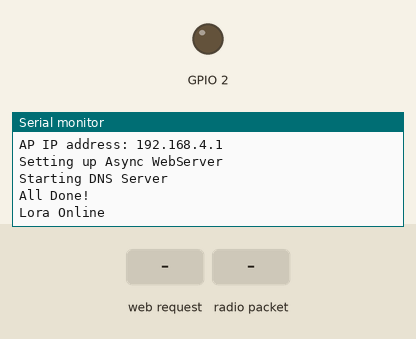
The sketch below on a simulated ESP32. Parts: output pins drawn as LEDs (lit = HIGH), the last lines printed to the serial monitor. Inputs (shaded band) come from the test bench. No radio packets arrive unless stated.

Above: at 1.2 s.
1.3 s: HTTP request GET /update received
At 1.8 s:
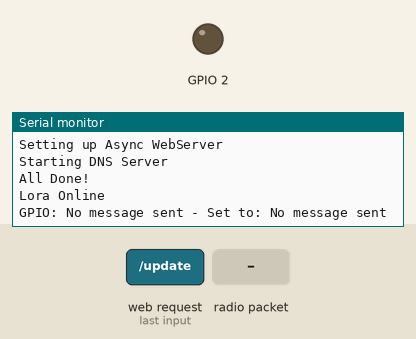
2.8 s: radio packet "BUTTONPLACEHOLDER" arrives
At 4.0 s:
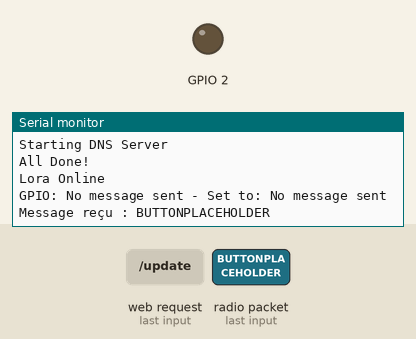
4.3 s: radio packet "5" arrives
At 5.2 s:
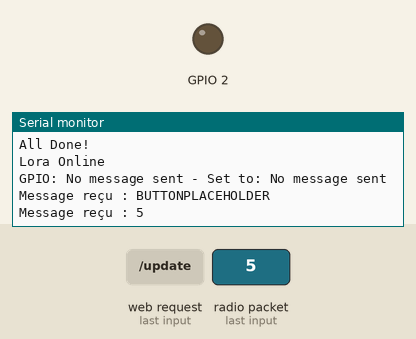

Measured:
- after the input at 1.3 s, the serial monitor: prints a new line at once (image 1)
- after the input at 2.8 s, the serial monitor: prints a new line at once (image 2)
- after the input at 4.3 s, the serial monitor: prints a new line at once (image 3)

The sketch:

Carte_recepteur_1.ino
```cpp
#include <DNSServer.h>
#include <WiFi.h>
#include <AsyncTCP.h>
#include "ESPAsyncWebServer.h"
#include <SPI.h>
#include <LoRa.h>

#define SCK_PIN 5   // Broche pour SCK
#define MISO_PIN 19 // Broche pour MISO
#define MOSI_PIN 27 // Broche pour MOSI
#define SS_PIN 18   // Broche pour SS
#define RST_PIN 14  // Broche pour RST

DNSServer dnsServer;
AsyncWebServer server(80);

String user_name;
String proficiency;
bool name_received = false;
bool proficiency_received = false;

const char* ssid = "Station meteo";
const char* password = "aaaaaaaa";

const char* PARAM_INPUT_1 = "output";
const char* PARAM_INPUT_2 = "state";

//Proto
String processor(const String& var);
String outputState(int output);
void setupServer();


const char index_html[] PROGMEM = R"rawliteral(
<!DOCTYPE HTML><html>
<head>
  <title>ESP Web Server</title>
  <meta name="viewport" content="width=device-width, initial-scale=1">
  <link rel="icon" href="data:,">
  <style>
    html {font-family: Arial; display: inline-block; text-align: center;}
    h2 {font-size: 3.0rem;}
    p {font-size: 3.0rem;}
    body {max-width: 600px; margin:0px auto; padding-bottom: 25px;}
    .switch {position: relative; display: inline-block; width: 120px; height: 68px}
    .switch input {display: none}
    .slider {position: absolute; top: 0; left: 0; right: 0; bottom: 0; background-color: #ccc; border-radius: 6px}
    .slider:before {position: absolute; content: ""; height: 52px; width: 52px; left: 8px; bottom: 8px; background-color: #fff; -webkit-transition: .4s; transition: .4s; border-radius: 3px}
    input:checked+.slider {background-color: #b30000}
    input:checked+.slider:before {-webkit-transform: translateX(52px); -ms-transform: translateX(52px); transform: translateX(52px)}
  </style>
</head>
<body>
  <h2>ESP Web Server</h2>
  %BUTTONPLACEHOLDER%
<script>function toggleCheckbox(element) {
  var xhr = new XMLHttpRequest();
  if(element.checked){ xhr.open("GET", "/update?output="+element.id+"&state=1", true); }
  else { xhr.open("GET", "/update?output="+element.id+"&state=0", true); }
  xhr.send();
}
</script>
</body>
</html>
)rawliteral";

class CaptiveRequestHandler : public AsyncWebHandler {
public:
  CaptiveRequestHandler() {}
  virtual ~CaptiveRequestHandler() {}

  bool canHandle(AsyncWebServerRequest *request){
    //request->addInterestingHeader("ANY");
    return true;
  }

  void handleRequest(AsyncWebServerRequest *request) {
    request->send_P(200, "text/html", index_html, processor);
  }
};


void setup(){
  // Serial port for debugging purposes
  Serial.begin(115200);

  pinMode(2, OUTPUT);
  digitalWrite(2, LOW);
  Serial.println("Setting up AP Mode");
  WiFi.mode(WIFI_AP);
  WiFi.softAP(ssid);
  Serial.print("AP IP address: ");Serial.println(WiFi.softAPIP());
  Serial.println("Setting up Async WebServer");
  setupServer();
  Serial.println("Starting DNS Server");
  dnsServer.start(53, "*", WiFi.softAPIP());
  server.addHandler(new CaptiveRequestHandler()).setFilter(ON_AP_FILTER);//only when requested from AP
  //more handlers...
  server.begin();
  Serial.println("All Done!");

  SPI.begin(SCK_PIN, MISO_PIN, MOSI_PIN, SS_PIN);
  LoRa.setPins(SS_PIN, RST_PIN, -1); // -1 signifie qu'aucune broche DIO n'est utilisée

  if (!LoRa.begin(866E6)) {
    Serial.println("Erreur lors de l'initialisation du module LoRa.");
  }

  LoRa.setSyncWord(0xAF);
  Serial.println("Lora Online");
}

void loop(){
  dnsServer.processNextRequest();

  if(name_received && proficiency_received){
      Serial.print("Hello ");Serial.println(user_name);
      Serial.print("You have stated your proficiency to be ");Serial.println(proficiency);
      name_received = false;
      proficiency_received = false;
      Serial.println("We'll wait for the next client now");
    }
  int packetSize = LoRa.parsePacket();
  if (packetSize) {
    // Lire le message reçu
    String message = "";
    while (LoRa.available()) {
      message += (char)LoRa.read();
    }

    Serial.println("Message reçu : " + message);

    LoRa.beginPacket();  // Début de l'émission du paquet
    LoRa.print("OK"); // Envoi du message via LoRa
    LoRa.endPacket();    // Fin de l'émission du paquet
  }
}
```

Fonction_WEB.ino
```cpp
// Replaces placeholder with button section in your web page
String processor(const String& var){
  //Serial.println(var);
  if(var == "BUTTONPLACEHOLDER"){
    String buttons = "";
    buttons += "<h4>Output - GPIO 2</h4><label class=\"switch\"><input type=\"checkbox\" onchange=\"toggleCheckbox(this)\" id=\"2\" " + outputState(2) + "><span class=\"slider\"></span></label>";
    return buttons;
  }
  return String();
}

String outputState(int output){
  if(digitalRead(output)){
    return "checked";
  }
  else {
    return "";
  }
}

void setupServer(){
  // Route for root / web page
  server.on("/", HTTP_GET, [](AsyncWebServerRequest *request){
    request->send_P(200, "text/html", index_html, processor);
  });

  // Send a GET request to <ESP_IP>/update?output=<inputMessage1>&state=<inputMessage2>
  server.on("/update", HTTP_GET, [] (AsyncWebServerRequest *request) {
    String inputMessage1;
    String inputMessage2;
    // GET input1 value on <ESP_IP>/update?output=<inputMessage1>&state=<inputMessage2>
    if (request->hasParam(PARAM_INPUT_1) && request->hasParam(PARAM_INPUT_2)) {
      inputMessage1 = request->getParam(PARAM_INPUT_1)->value();
      inputMessage2 = request->getParam(PARAM_INPUT_2)->value();
      digitalWrite(inputMessage1.toInt(), inputMessage2.toInt());
    }
    else {
      inputMessage1 = "No message sent";
      inputMessage2 = "No message sent";
    }
    Serial.print("GPIO: ");
    Serial.print(inputMessage1);
    Serial.print(" - Set to: ");
    Serial.println(inputMessage2);
    request->send(200, "text/plain", "OK");
  });
}
```
